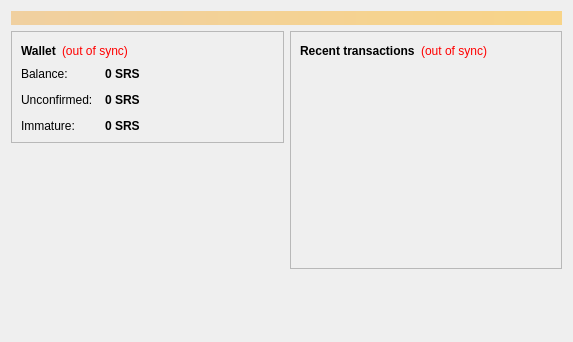
<?xml version="1.0" encoding="UTF-8"?>
<ui version="4.0">
 <class>OverviewPage</class>
 <widget class="QWidget" name="OverviewPage">
  <property name="geometry">
   <rect>
    <x>0</x>
    <y>0</y>
    <width>573</width>
    <height>342</height>
   </rect>
  </property>
  <property name="windowTitle">
   <string>Form</string>
  </property>
  <layout class="QVBoxLayout" name="topLayout">
   <item>
    <widget class="QLabel" name="labelAlerts">
     <property name="visible">
      <bool>false</bool>
     </property>
     <property name="styleSheet">
      <string notr="true">background-color: qlineargradient(x1: 0, y1: 0, x2: 1, y2: 0, stop:0 #F0D0A0, stop:1 #F8D488); color:#000000;</string>
     </property>
     <property name="wordWrap">
      <bool>true</bool>
     </property>
     <property name="margin">
      <number>3</number>
     </property>
    </widget>
   </item>
   <item>
    <layout class="QHBoxLayout" name="horizontalLayout" stretch="1,1">
     <item>
      <layout class="QVBoxLayout" name="verticalLayout_2">
       <item>
        <widget class="QFrame" name="frame">
         <property name="frameShape">
          <enum>QFrame::StyledPanel</enum>
         </property>
         <property name="frameShadow">
          <enum>QFrame::Raised</enum>
         </property>
         <layout class="QVBoxLayout" name="verticalLayout_4">
          <item>
           <layout class="QHBoxLayout" name="horizontalLayout_4">
            <item>
             <widget class="QLabel" name="label_5">
              <property name="font">
               <font>
                <weight>75</weight>
                <bold>true</bold>
               </font>
              </property>
              <property name="text">
               <string>Wallet</string>
              </property>
             </widget>
            </item>
            <item>
             <widget class="QLabel" name="labelWalletStatus">
              <property name="toolTip">
               <string>The displayed information may be out of date. Your wallet automatically synchronizes with the Sirius network after a connection is established, but this process has not completed yet.</string>
              </property>
              <property name="styleSheet">
               <string notr="true">QLabel { color: red; }</string>
              </property>
              <property name="text">
               <string notr="true">(out of sync)</string>
              </property>
              <property name="alignment">
               <set>Qt::AlignLeading|Qt::AlignLeft|Qt::AlignVCenter</set>
              </property>
             </widget>
            </item>
            <item>
             <spacer name="horizontalSpacer_2">
              <property name="orientation">
               <enum>Qt::Horizontal</enum>
              </property>
              <property name="sizeHint" stdset="0">
               <size>
                <width>40</width>
                <height>20</height>
               </size>
              </property>
             </spacer>
            </item>
           </layout>
          </item>
          <item>
           <layout class="QFormLayout" name="formLayout_2">
            <property name="fieldGrowthPolicy">
             <enum>QFormLayout::AllNonFixedFieldsGrow</enum>
            </property>
            <property name="horizontalSpacing">
             <number>12</number>
            </property>
            <property name="verticalSpacing">
             <number>12</number>
            </property>
            <item row="0" column="0">
             <widget class="QLabel" name="label">
              <property name="text">
               <string>Balance:</string>
              </property>
             </widget>
            </item>
            <item row="0" column="1">
             <widget class="QLabel" name="labelBalance">
              <property name="font">
               <font>
                <weight>75</weight>
                <bold>true</bold>
               </font>
              </property>
              <property name="cursor">
               <cursorShape>IBeamCursor</cursorShape>
              </property>
              <property name="toolTip">
               <string>Your current balance</string>
              </property>
              <property name="text">
               <string notr="true">0 SRS</string>
              </property>
              <property name="textInteractionFlags">
               <set>Qt::LinksAccessibleByMouse|Qt::TextSelectableByKeyboard|Qt::TextSelectableByMouse</set>
              </property>
             </widget>
            </item>
            <item row="1" column="0">
             <widget class="QLabel" name="label_3">
              <property name="text">
               <string>Unconfirmed:</string>
              </property>
             </widget>
            </item>
            <item row="1" column="1">
             <widget class="QLabel" name="labelUnconfirmed">
              <property name="font">
               <font>
                <weight>75</weight>
                <bold>true</bold>
               </font>
              </property>
              <property name="cursor">
               <cursorShape>IBeamCursor</cursorShape>
              </property>
              <property name="toolTip">
               <string>Total of transactions that have yet to be confirmed, and do not yet count toward the current balance</string>
              </property>
              <property name="text">
               <string notr="true">0 SRS</string>
              </property>
              <property name="textInteractionFlags">
               <set>Qt::LinksAccessibleByMouse|Qt::TextSelectableByKeyboard|Qt::TextSelectableByMouse</set>
              </property>
             </widget>
            </item>
            <item row="2" column="0">
             <widget class="QLabel" name="labelImmatureText">
              <property name="text">
               <string>Immature:</string>
              </property>
             </widget>
            </item>
            <item row="2" column="1">
             <widget class="QLabel" name="labelImmature">
              <property name="font">
               <font>
                <weight>75</weight>
                <bold>true</bold>
               </font>
              </property>
              <property name="toolTip">
               <string>Mined balance that has not yet matured</string>
              </property>
              <property name="text">
               <string notr="true">0 SRS</string>
              </property>
              <property name="textInteractionFlags">
               <set>Qt::LinksAccessibleByMouse|Qt::TextSelectableByKeyboard|Qt::TextSelectableByMouse</set>
              </property>
             </widget>
            </item>
           </layout>
          </item>
         </layout>
        </widget>
       </item>
       <item>
        <spacer name="verticalSpacer">
         <property name="orientation">
          <enum>Qt::Vertical</enum>
         </property>
         <property name="sizeHint" stdset="0">
          <size>
           <width>20</width>
           <height>40</height>
          </size>
         </property>
        </spacer>
       </item>
      </layout>
     </item>
     <item>
      <layout class="QVBoxLayout" name="verticalLayout_3">
       <item>
        <widget class="QFrame" name="frame_2">
         <property name="frameShape">
          <enum>QFrame::StyledPanel</enum>
         </property>
         <property name="frameShadow">
          <enum>QFrame::Raised</enum>
         </property>
         <layout class="QVBoxLayout" name="verticalLayout">
          <item>
           <layout class="QHBoxLayout" name="horizontalLayout_2">
            <item>
             <widget class="QLabel" name="label_4">
              <property name="text">
               <string>&lt;b&gt;Recent transactions&lt;/b&gt;</string>
              </property>
             </widget>
            </item>
            <item>
             <widget class="QLabel" name="labelTransactionsStatus">
              <property name="toolTip">
               <string>The displayed information may be out of date. Your wallet automatically synchronizes with the Sirius network after a connection is established, but this process has not completed yet.</string>
              </property>
              <property name="styleSheet">
               <string notr="true">QLabel { color: red; }</string>
              </property>
              <property name="text">
               <string notr="true">(out of sync)</string>
              </property>
              <property name="alignment">
               <set>Qt::AlignRight|Qt::AlignTrailing|Qt::AlignVCenter</set>
              </property>
             </widget>
            </item>
            <item>
             <spacer name="horizontalSpacer">
              <property name="orientation">
               <enum>Qt::Horizontal</enum>
              </property>
              <property name="sizeHint" stdset="0">
               <size>
                <width>40</width>
                <height>20</height>
               </size>
              </property>
             </spacer>
            </item>
           </layout>
          </item>
          <item>
           <widget class="QListView" name="listTransactions">
            <property name="styleSheet">
             <string notr="true">QListView { background: transparent; }</string>
            </property>
            <property name="frameShape">
             <enum>QFrame::NoFrame</enum>
            </property>
            <property name="verticalScrollBarPolicy">
             <enum>Qt::ScrollBarAlwaysOff</enum>
            </property>
            <property name="horizontalScrollBarPolicy">
             <enum>Qt::ScrollBarAlwaysOff</enum>
            </property>
            <property name="selectionMode">
             <enum>QAbstractItemView::NoSelection</enum>
            </property>
           </widget>
          </item>
         </layout>
        </widget>
       </item>
       <item>
        <spacer name="verticalSpacer_2">
         <property name="orientation">
          <enum>Qt::Vertical</enum>
         </property>
         <property name="sizeHint" stdset="0">
          <size>
           <width>20</width>
           <height>40</height>
          </size>
         </property>
        </spacer>
       </item>
      </layout>
     </item>
    </layout>
   </item>
  </layout>
 </widget>
 <resources/>
 <connections/>
</ui>
